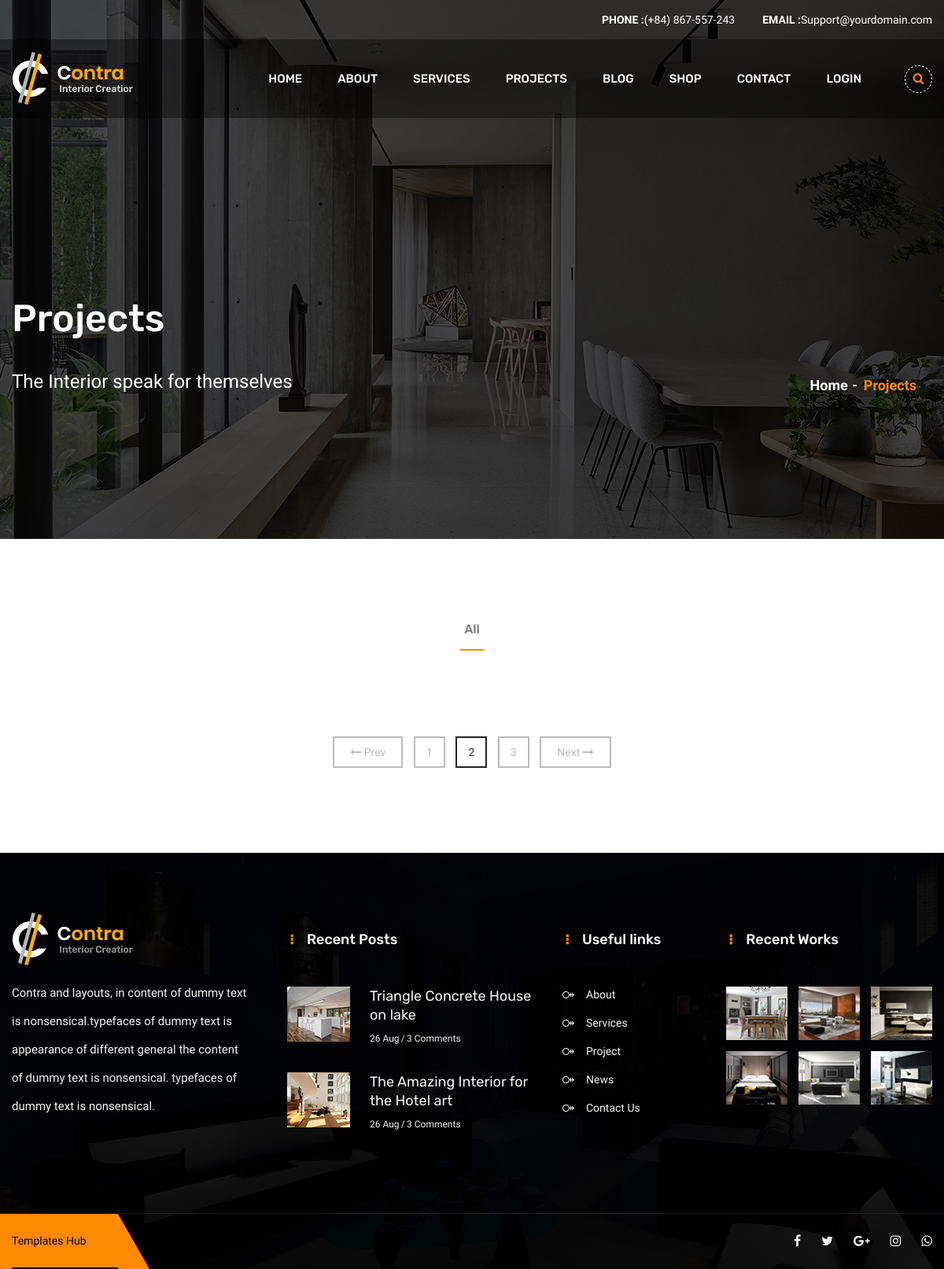
Page /myapp/project/ on the earlier database version.
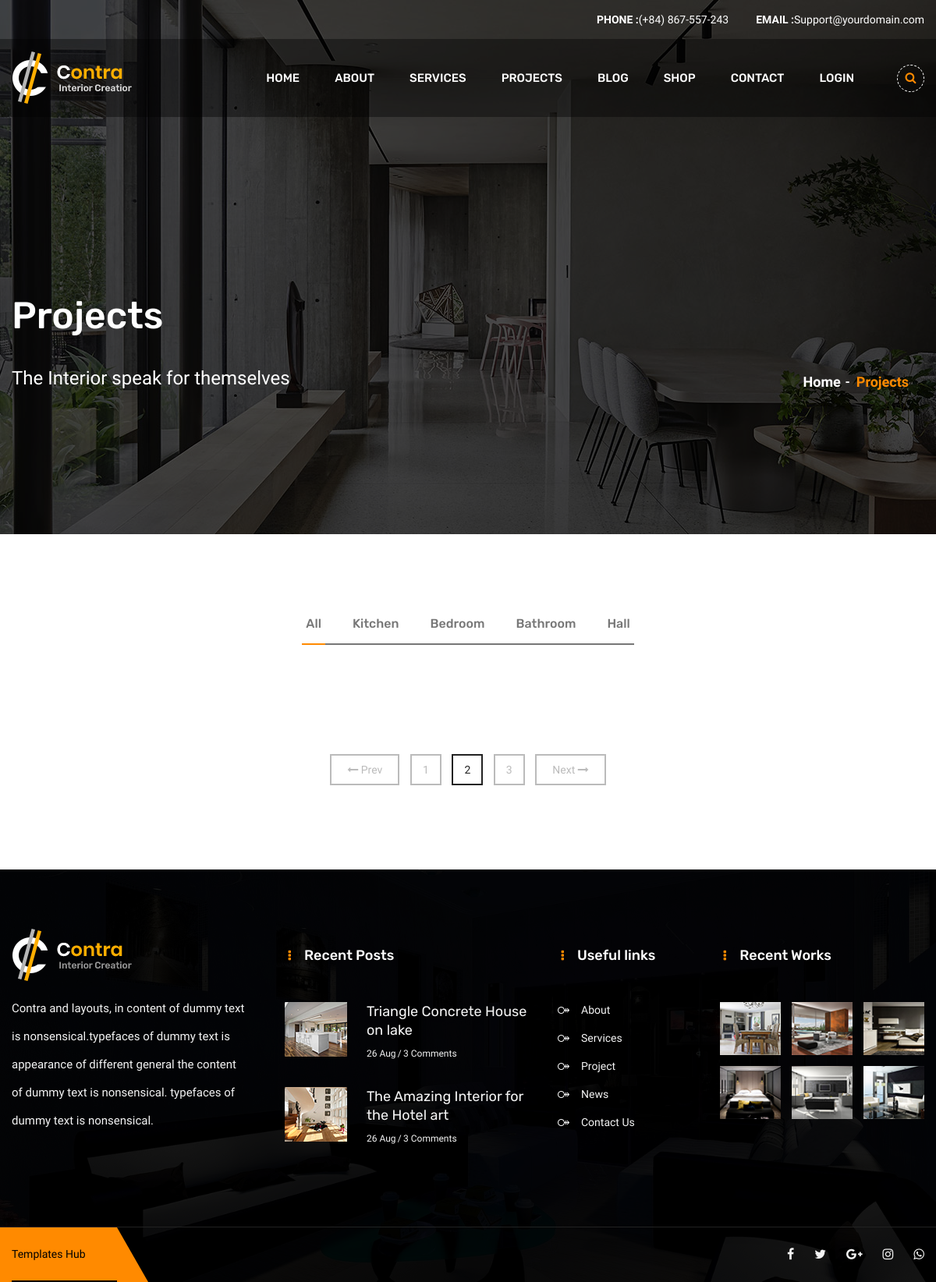
Same page on the later database version.
### myapp/models.py (models this page shows, shortened)
class RoomCategory(models.Model):
      RoomCategory = models.CharField(
        max_length = 20,
        choices = ROOM_CHOICES,
        default = 'Kitchen'
        )

### myapp/views.py (the view)
# urls.py: path('project/', views.Projectpage,name='project'),
def Projectpage(request):
	room_cat = list(RoomCategory.objects.values())
	room = list(Room.objects.values())
	return render(request,'projects.html',{"room_cat":room_cat,"room":room})

### templates/projects.html (shortened to what this page needs)
{% load static %}
<!DOCTYPE html>
<html lang="en">
<head>
    <link href="{% static 'home_resource/css/bootstrap.css' %}" rel="stylesheet">
    <link href="{% static 'home_resource/css/style.css' %}" rel="stylesheet">
    <link href="{% static 'home_resource/css/responsive.css' %}" rel="stylesheet">
    <link href="{% static 'home_resource/css/color-switcher-design.css' %}" rel="stylesheet">
    <link id="theme-color-file" href="{% static 'home_resource/css/color-themes/default-theme.css' %}" rel="stylesheet">
</head>
<body>
    <div class="page-wrapper">
        <header class="main-header header-style-four">
            <div class="header-top">
                <div class="auto-container clearfix">
                    <div class="top-right">
                        <ul class="contact-info">
                            <li><span>PHONE :</span> (+84) 867-557-243</li>
                            <li><span>EMAIL :</span> <a href="#">Support@yourdomain.com</a></li>
                        </ul>
                    </div>
                </div>
            </div>
            <div class="header-lower">
                <div class="auto-container">
                    <div class="main-box clearfix">
                        <div class="logo-box">
                            <div class="logo"><a href="{% url 'myapp:home' %}"><img
                                        src="{% static 'home_resource/images/logo-2.png' %}" alt="" title=""></a></div>
                        </div>
                        <div class="nav-outer">
                            <nav class="main-menu navbar-expand-md ">
                                <div class="collapse navbar-collapse clearfix" id="navbarSupportedContent">
                                    <ul class="navigation clearfix">
                                        <li><a href="{% url 'myapp:home' %}">Home</a></li>
                                        <li><a href="{% url 'myapp:about' %}">About</a></li>
                                        <li><a href="{% url 'myapp:service' %}">Services</a></li>
                                        <li><a href="{% url 'myapp:project' %}">Projects</a></li>
                                        <li><a href="#">Blog</a></li>
                                        <li><a href="#">Shop</a></li>
                                        <li><a href="{% url 'myapp:contact' %}">Contact</a></li>
                                        <li><a href="{% url 'myapp:login' %}">Login</a></li>
                                    </ul>
                                </div>
                            </nav>
                            <div class="outer-box">
                                <div class="search-box-outer">
                                    <div class="dropdown">
                                        <button class="search-box-btn dropdown-toggle" type="button" id="dropdownMenu3"
                                            data-toggle="dropdown" aria-haspopup="true" aria-expanded="false"><span
                                                class="fa fa-search"></span></button>
                                    </div>
                                </div>
                            </div>
                        </div>
                    </div>
                </div>
            </div>
        </header>
        <section class="page-title" style="background-image:url(/static/home_resource/images/background/10.jpg);">
            <div class="auto-container">
                <div class="inner-container clearfix">
                    <div class="title-box">
                        <h1>Projects</h1>
                        <span class="title">The Interior speak for themselves</span>
                    </div>
                    <ul class="bread-crumb clearfix">
                        <li><a href="{% url 'myapp:home' %}">Home</a></li>
                        <li>Projects</li>
                    </ul>
                </div>
            </div>
        </section>
        <section class="projects-section alternate">
            <div class="auto-container">
                <div class="mixitup-gallery">
                    <div class="filters text-center clearfix">
                        <ul class="filter-tabs filter-btns clearfix">
                            <li class="active filter" data-role="button" data-filter="all">All</li>
                            {% for value in room_cat %}
                            <li class="filter" data-role="button" data-filter=.{{value.RoomCategory}}>
                                {{value.RoomCategory}}</li>
                            {% endfor %}
                        </ul>
                    </div>
                    <div class="filter-list row">
                        {% for room_value in room %}
                        {% for cat_value in room_cat %}
                        {% if room_value.roomcategory_id == cat_value.id %}
                        <div class="project-block all mix {{cat_value.RoomCategory}} col-lg-4 col-md-6 col-sm-12">
                            {% endif %}
                            {% endfor %}
                        </div>
                        {% endfor %}
                    </div>
                </div>
            </div>
            <div class="styled-pagination">
                <ul class="clearfix">
                    <li class="prev-post"><a href="#"><span class="fa fa-long-arrow-left"></span> Prev</a></li>
                    <li><a href="#">1</a></li>
                    <li class="active"><a href="#">2</a></li>
                    <li><a href="#">3</a></li>
                    <li class="next-post"><a href="#"> Next <span class="fa fa-long-arrow-right"></span> </a></li>
                </ul>
            </div>
    </div>
    <footer class="main-footer alternate" style="background-image: url(/static/home_resource/images/background/5.jpg);">
        <div class="auto-container">
            <div class="widgets-section">
                <div class="row">
                    <div class="big-column col-xl-7 col-lg-12 col-md-12 col-sm-12">
                        <div class="row">
                            <div class="footer-column col-xl-6 col-lg-6 col-md-6 col-sm-12">
                                <div class="footer-widget about-widget">
                                    <div class="footer-logo">
                                        <figure>
                                            <a href="{% url 'myapp:home' %}"><img
                                                    src="/static/home_resource/images/footer-logo.png" alt=""></a>
                                        </figure>
                                    </div>
                                    <div class="widget-content">
                                        <div class="text">Contra and layouts, in content of dummy text is
                                            nonsensical.typefaces of dummy text is appearance of different general the
                                            content of dummy text is nonsensical. typefaces of dummy text is
                                            nonsensical.</div>
                                    </div>
                                </div>
                            </div>
                            <div class="footer-column col-xl-6 col-lg-6 col-md-6 col-sm-12">
                                <div class="footer-widget recent-posts">
                                    <h2 class="widget-title">Recent Posts</h2>
                                    <div class="widget-content">
                                        <div class="post">
                                            <div class="thumb"><a href="#"><img
                                                        src="{% static 'home_resource/images/resource/post-thumb-1.jpg' %}"
                                                        alt=""></a></div>
                                            <h4><a href="#">Triangle Concrete House on lake</a></h4>
                                            <ul class="info">
                                                <li>26 Aug</li>
                                                <li>3 Comments</li>
                                            </ul>
                                        </div>
                                        <div class="post">
                                            <div class="thumb"><a href="#"><img
                                                        src="{% static 'home_resource/images/resource/post-thumb-2.jpg' %}"
                                                        alt=""></a></div>
                                            <h4><a href="#">The Amazing Interior for the Hotel art</a></h4>
                                            <ul class="info">
                                                <li>26 Aug</li>
                                                <li>3 Comments</li>
                                            </ul>
                                        </div>
                                    </div>
                                </div>
                            </div>
                        </div>
                    </div>
                    <div class="big-column col-xl-5 col-lg-12 col-md-12 col-sm-12">
                        <div class="row clearfix">
                            <div class="footer-column col-xl-5 col-lg-6 col-md-6 col-sm-12">
                                <div class="footer-widget links-widget">
                                    <h2 class="widget-title">Useful links</h2>
                                    <div class="widget-content">
                                        <ul class="list">
                                            <li><a href="{% url 'myapp:about' %}">About</a></li>
                                            <li><a href="{% url 'myapp:service' %}">Services</a></li>
                                            <li><a href="{% url 'myapp:project' %}">Project</a></li>
                                            <li><a href="#">News</a></li>
                                            <li><a href="{% url 'myapp:contact' %}">Contact Us</a></li>
                                        </ul>
                                    </div>
                                </div>
                            </div>
                            <div class="footer-column col-xl-7 col-lg-6 col-md-6 col-sm-12">
                                <div class="footer-widget gallery-widget">
                                    <h2 class="widget-title">Recent Works</h2>
                                    <div class="widget-content">
                                        <div class="outer clearfix">
                                            <figure class="image">
                                                <a href="{% static 'home_resource/images/gallery/1.jpg' %}"
                                                    class="lightbox-image" title="Image Title Here"><img
                                                        src="{% static 'home_resource/images/resource/work-thumb-1.jpg' %}"
                                                        alt=""></a>
                                            </figure>
                                            <figure class="image">
                                                <a href="{% static 'home_resource/images/gallery/2.jpg' %}"
                                                    class="lightbox-image" title="Image Title Here"><img
                                                        src="{% static 'home_resource/images/resource/work-thumb-2.jpg' %}"
                                                        alt=""></a>
                                            </figure>
                                            <figure class="image">
                                                <a href="{% static 'home_resource/images/gallery/3.jpg' %}"
                                                    class="lightbox-image" title="Image Title Here"><img
                                                        src="{% static 'home_resource/images/resource/work-thumb-3.jpg' %}"
                                                        alt=""></a>
                                            </figure>
                                            <figure class="image">
                                                <a href="{% static 'home_resource/images/gallery/4.jpg' %}"
                                                    class="lightbox-image" title="Image Title Here"><img
                                                        src="{% static 'home_resource/images/resource/work-thumb-4.jpg' %}"
                                                        alt=""></a>
                                            </figure>
                                            <figure class="image">
                                                <a href="{% static 'home_resource/images/gallery/5.jpg' %}"
                                                    class="lightbox-image" title="Image Title Here"><img
                                                        src="{% static 'home_resource/images/resource/work-thumb-5.jpg' %}"
                                                        alt=""></a>
                                            </figure>
                                            <figure class="image">
                                                <a href="{% static 'home_resource/images/gallery/1.jpg' %}"
                                                    class="lightbox-image" title="Image Title Here"><img
                                                        src="{% static 'home_resource/images/resource/work-thumb-6.jpg' %}"
                                                        alt=""></a>
                                            </figure>
                                        </div>
                                    </div>
                                </div>
                            </div>
                        </div>
                    </div>
                </div>
            </div>
        </div>
        <div class="footer-bottom">
            <div class="auto-container">
                <div class="inner-container clearfix">
                    <div class="social-links">
                        <ul class="social-icon-two">
                            <li><a href="#"><i class="fa fa-facebook"></i></a></li>
                            <li><a href="#"><i class="fa fa-twitter"></i></a></li>
                            <li><a href="#"><i class="fa fa-google-plus"></i></a></li>
                            <li><a href="#"><i class="fa fa-instagram"></i></a></li>
                            <li><a href="#"><i class="fa fa-whatsapp"></i></a></li>
                        </ul>
                    </div>
                    <div class="copyright-text">
                        <a href="https://www.templateshub.net" target="_blank">Templates Hub</a>
                    </div>
                </div>
            </div>
        </div>
    </footer>
</body>
</html>

Differences in the rows shown:
added RoomCategory: RoomCategory "Kitchen"
added RoomCategory: RoomCategory "Bedroom"
added RoomCategory: RoomCategory "Bathroom", shown under "Projects"
added RoomCategory: RoomCategory "Hall", shown under "Projects"
